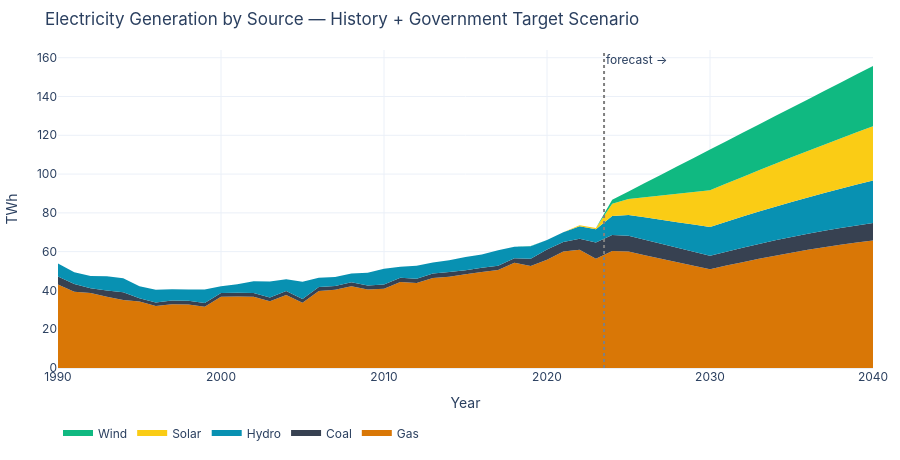

Notebook cell for this chart:
### Markdown cell above
### Overview — generation mix + KPI

### Code cell
# ── Stacked area: generation mix history + Government scenario forward ──
hist_gen = df_c[['year','gen_gas_twh','gen_coal_twh','gen_hydro_twh','gen_solar_twh','gen_wind_twh']].copy()
for c in hist_gen.columns[1:]:
    hist_gen[c] = hist_gen[c].fillna(0)

govt_fc = scenarios_fc[scenarios_fc['scenario']=='Government'].copy()
# Split thermal into gas/coal at 88/12
govt_fc['gen_gas_twh']  = govt_fc['gen_thermal_twh'] * 0.88
govt_fc['gen_coal_twh'] = govt_fc['gen_thermal_twh'] * 0.12

fig = go.Figure()
for src, col in [('gen_gas_twh','gas'),('gen_coal_twh','coal'),
                 ('gen_hydro_twh','hydro'),('gen_solar_twh','solar'),('gen_wind_twh','wind')]:
    fig.add_trace(go.Scatter(
        x=pd.concat([hist_gen['year'], govt_fc['year']]),
        y=pd.concat([hist_gen[src],    govt_fc[src]]),
        name=col.title(), stackgroup='one', mode='none',
        fillcolor=COLORS[col], line=dict(width=0),
        hovertemplate=f'<b>{col.title()}</b>: %{{y:.1f}} TWh<extra></extra>'))
fig.add_vline(x=2023.5, line=dict(dash='dot', color='grey'),
              annotation_text='forecast →', annotation_position='top right')
fig.update_layout(title='Electricity Generation by Source — History + Government Target Scenario',
                  yaxis_title='TWh', xaxis_title='Year', hovermode='x unified')
fig_overview = to_div(fig, 'overview-mix', 460)
fig.show()

### Figure 1 — Plotly figure (JSON) as saved in the notebook; plotly's stock layout.template omitted (floating-point values rounded to 4 significant figures)
{"data": [{"fillcolor": "#d97706", "hovertemplate": "<b>Gas</b>: %{y:.1f} TWh<extra></extra>", "line": {"width": 0}, "mode": "none", "name": "Gas", "stackgroup": "one", "type": "scatter", "x": [1990, 1991, 1992, 1993, 1994, 1995, 1996, 1997, 1998, 1999, 2000, 2001, 2002, 2003, 2004, 2005, 2006, 2007, 2008, 2009, 2010, 2011, 2012, 2013, 2014, 2015, 2016, 2017, 2018, 2019, 2020, 2021, 2022, 2023, 2024, 2025, 2026, 2027, 2028, 2029, 2030, 2031, 2032, 2033, 2034, 2035, 2036, 2037, 2038, 2039, 2040], "y": [43.03, 39.31, 38.64, 36.77, 35.12, 34.3, 32.0, 32.91, 32.8, 31.61, 36.71, 36.89, 36.71, 34.4, 37.66, 33.63, 39.77, 40.3, 42.2, 40.53, 40.9, 44.4, 43.8, 46.4, 47.02, 48.28, 49.51, 50.49, 54.22, 52.56, 55.84, 60.06, 61.03, 56.38, 60.32, 60.02, 58.2, 56.38, 54.57, 52.76, 50.93, 52.8, 54.59, 56.3, 57.93, 59.47, 60.91, 62.29, 63.54, 64.7, 65.74]}, {"fillcolor": "#374151", "hovertemplate": "<b>Coal</b>: %{y:.1f} TWh<extra></extra>", "line": {"width": 0}, "mode": "none", "name": "Coal", "stackgroup": "one", "type": "scatter", "x": [1990, 1991, 1992, 1993, 1994, 1995, 1996, 1997, 1998, 1999, 2000, 2001, 2002, 2003, 2004, 2005, 2006, 2007, 2008, 2009, 2010, 2011, 2012, 2013, 2014, 2015, 2016, 2017, 2018, 2019, 2020, 2021, 2022, 2023, 2024, 2025, 2026, 2027, 2028, 2029, 2030, 2031, 2032, 2033, 2034, 2035, 2036, 2037, 2038, 2039, 2040], "y": [4.159, 4.0, 2.49, 3.186, 3.972, 1.639, 1.827, 1.881, 1.875, 1.852, 1.913, 1.958, 2.017, 1.99, 2.029, 1.946, 2.016, 2.001, 2.05, 2.045, 2.121, 2.155, 2.22, 2.292, 2.471, 2.16, 2.2, 2.246, 2.347, 3.816, 5.203, 4.955, 5.639, 8.271, 8.225, 8.185, 7.937, 7.688, 7.441, 7.194, 6.946, 7.2, 7.444, 7.678, 7.9, 8.11, 8.306, 8.494, 8.664, 8.822, 8.965]}, {"fillcolor": "#0891b2", "hovertemplate": "<b>Hydro</b>: %{y:.1f} TWh<extra></extra>", "line": {"width": 0}, "mode": "none", "name": "Hydro", "stackgroup": "one", "type": "scatter", "x": [1990, 1991, 1992, 1993, 1994, 1995, 1996, 1997, 1998, 1999, 2000, 2001, 2002, 2003, 2004, 2005, 2006, 2007, 2008, 2009, 2010, 2011, 2012, 2013, 2014, 2015, 2016, 2017, 2018, 2019, 2020, 2021, 2022, 2023, 2024, 2025, 2026, 2027, 2028, 2029, 2030, 2031, 2032, 2033, 2034, 2035, 2036, 2037, 2038, 2039, 2040], "y": [6.648, 6.031, 6.281, 7.358, 7.156, 6.188, 6.525, 5.777, 5.793, 7.059, 3.528, 4.356, 6.024, 8.169, 6.1, 8.927, 4.7, 4.666, 4.488, 6.483, 8.192, 5.703, 6.653, 5.704, 6.075, 6.825, 6.86, 7.929, 5.897, 6.461, 4.999, 4.972, 6.484, 6.94, 9.88, 10.72, 11.54, 12.36, 13.18, 14.0, 14.82, 15.41, 16.03, 16.67, 17.34, 18.03, 18.75, 19.5, 20.28, 21.1, 21.94]}, {"fillcolor": "#facc15", "hovertemplate": "<b>Solar</b>: %{y:.1f} TWh<extra></extra>", "line": {"width": 0}, "mode": "none", "name": "Solar", "stackgroup": "one", "type": "scatter", "x": [1990, 1991, 1992, 1993, 1994, 1995, 1996, 1997, 1998, 1999, 2000, 2001, 2002, 2003, 2004, 2005, 2006, 2007, 2008, 2009, 2010, 2011, 2012, 2013, 2014, 2015, 2016, 2017, 2018, 2019, 2020, 2021, 2022, 2023, 2024, 2025, 2026, 2027, 2028, 2029, 2030, 2031, 2032, 2033, 2034, 2035, 2036, 2037, 2038, 2039, 2040], "y": [0.0, 0.0, 0.0, 0.0, 0.0, 0.0, 0.0, 0.0, 0.0, 0.0, 0.0, 0.0, 0.0, 0.0, 0.0, 0.0, 0.0, 0.0, 0.0, 0.0, 0.0, 0.0, 0.0, 0.0, 0.0, 0.0, 0.0, 0.0, 0.0, 0.0, 0.0, 0.049, 0.435, 0.622, 6.25, 8.2, 10.34, 12.49, 14.63, 16.78, 18.92, 19.68, 20.47, 21.28, 22.14, 23.02, 23.94, 24.9, 25.9, 26.93, 28.01]}, {"fillcolor": "#10b981", "hovertemplate": "<b>Wind</b>: %{y:.1f} TWh<extra></extra>", "line": {"width": 0}, "mode": "none", "name": "Wind", "stackgroup": "one", "type": "scatter", "x": [1990, 1991, 1992, 1993, 1994, 1995, 1996, 1997, 1998, 1999, 2000, 2001, 2002, 2003, 2004, 2005, 2006, 2007, 2008, 2009, 2010, 2011, 2012, 2013, 2014, 2015, 2016, 2017, 2018, 2019, 2020, 2021, 2022, 2023, 2024, 2025, 2026, 2027, 2028, 2029, 2030, 2031, 2032, 2033, 2034, 2035, 2036, 2037, 2038, 2039, 2040], "y": [0.0, 0.0, 0.0, 0.0, 0.0, 0.0, 0.0, 0.0, 0.0, 0.0, 0.0, 0.0, 0.0, 0.0, 0.0, 0.0, 0.0, 0.0, 0.0, 0.0, 0.0, 0.0, 0.0, 0.0, 0.0, 0.0, 0.0, 0.0, 0.0, 0.015, 0.0, 0.001, 0.0, 0.007, 2.08, 3.94, 7.36, 10.77, 14.19, 17.61, 21.02, 21.86, 22.74, 23.65, 24.6, 25.58, 26.6, 27.67, 28.77, 29.92, 31.12]}], "layout": {"annotations": [{"showarrow": false, "text": "forecast →", "x": 2024.0, "xanchor": "left", "xref": "x", "y": 1, "yanchor": "top", "yref": "y domain"}], "font": {"family": "-apple-system, system-ui, sans-serif", "size": 12}, "height": 460, "hovermode": "x unified", "legend": {"orientation": "h", "x": 0, "xanchor": "left", "y": -0.25, "yanchor": "bottom"}, "margin": {"b": 40, "l": 50, "r": 20, "t": 50}, "shapes": [{"line": {"color": "grey", "dash": "dot"}, "type": "line", "x0": 2024.0, "x1": 2024.0, "xref": "x", "y0": 0, "y1": 1, "yref": "y domain"}], "title": {"text": "Electricity Generation by Source — History + Government Target Scenario"}, "xaxis": {"title": {"text": "Year"}}, "yaxis": {"title": {"text": "TWh"}}}}
